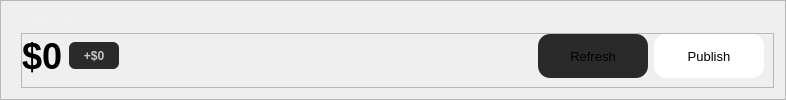
                   <widget class="QFrame" name="totalCostFrame">
                    <property name="maximumSize">
                     <size>
                      <width>16777215</width>
                      <height>120</height>
                     </size>
                    </property>
                    <property name="frameShape">
                     <enum>QFrame::Shape::StyledPanel</enum>
                    </property>
                    <property name="frameShadow">
                     <enum>QFrame::Shadow::Raised</enum>
                    </property>
                    <layout class="QVBoxLayout" name="verticalLayout_6">
                     <property name="leftMargin">
                      <number>20</number>
                     </property>
                     <item>
                      <widget class="QLabel" name="totalCostLbl">
                       <property name="font">
                        <font>
                         <pointsize>10</pointsize>
                         <bold>false</bold>
                        </font>
                       </property>
                       <property name="styleSheet">
                        <string notr="true">color: rgba(240, 240, 240, 0.7);</string>
                       </property>
                       <property name="text">
                        <string>Total cost</string>
                       </property>
                       <property name="alignment">
                        <set>Qt::AlignmentFlag::AlignBottom|Qt::AlignmentFlag::AlignLeading|Qt::AlignmentFlag::AlignLeft</set>
                       </property>
                      </widget>
                     </item>
                     <item>
                      <widget class="QFrame" name="buildCostFrame">
                       <property name="font">
                        <font>
                         <pointsize>23</pointsize>
                         <bold>true</bold>
                        </font>
                       </property>
                       <property name="frameShape">
                        <enum>QFrame::Shape::StyledPanel</enum>
                       </property>
                       <property name="frameShadow">
                        <enum>QFrame::Shadow::Raised</enum>
                       </property>
                       <layout class="QHBoxLayout" name="horizontalLayout_8">
                        <property name="leftMargin">
                         <number>0</number>
                        </property>
                        <property name="topMargin">
                         <number>0</number>
                        </property>
                        <item>
                         <widget class="QLabel" name="label_10">
                          <property name="font">
                           <font>
                            <pointsize>27</pointsize>
                            <bold>true</bold>
                           </font>
                          </property>
                          <property name="text">
                           <string>$0</string>
                          </property>
                         </widget>
                        </item>
                        <item>
                         <widget class="QLabel" name="label_11">
                          <property name="minimumSize">
                           <size>
                            <width>50</width>
                            <height>0</height>
                           </size>
                          </property>
                          <property name="maximumSize">
                           <size>
                            <width>16777215</width>
                            <height>27</height>
                           </size>
                          </property>
                          <property name="font">
                           <font>
                            <pointsize>9</pointsize>
                           </font>
                          </property>
                          <property name="styleSheet">
                           <string notr="true">color: rgba(240, 240, 240, 0.8);
background-color: rgba(42, 42, 42, 1);
border-radius:6px;</string>
                          </property>
                          <property name="text">
                           <string>+$0</string>
                          </property>
                          <property name="alignment">
                           <set>Qt::AlignmentFlag::AlignCenter</set>
                          </property>
                         </widget>
                        </item>
                        <item>
                         <spacer name="horizontalSpacer_6">
                          <property name="orientation">
                           <enum>Qt::Orientation::Horizontal</enum>
                          </property>
                          <property name="sizeHint" stdset="0">
                           <size>
                            <width>413</width>
                            <height>20</height>
                           </size>
                          </property>
                         </spacer>
                        </item>
                        <item>
                         <widget class="QPushButton" name="pushButton_2">
                          <property name="minimumSize">
                           <size>
                            <width>110</width>
                            <height>44</height>
                           </size>
                          </property>
                          <property name="maximumSize">
                           <size>
                            <width>100</width>
                            <height>44</height>
                           </size>
                          </property>
                          <property name="font">
                           <font>
                            <pointsize>10</pointsize>
                            <bold>false</bold>
                           </font>
                          </property>
                          <property name="styleSheet">
                           <string notr="true">QPushButton {
	background-color: rgb(42, 42, 42);
	border-radius: 12px;
}

QPushButton:hover {
	background-color: rgb(64, 64, 64);
}</string>
                          </property>
                          <property name="text">
                           <string>Refresh</string>
                          </property>
                         </widget>
                        </item>
                        <item>
                         <widget class="QPushButton" name="pushButton_3">
                          <property name="minimumSize">
                           <size>
                            <width>110</width>
                            <height>44</height>
                           </size>
                          </property>
                          <property name="maximumSize">
                           <size>
                            <width>100</width>
                            <height>44</height>
                           </size>
                          </property>
                          <property name="font">
                           <font>
                            <pointsize>10</pointsize>
                            <bold>false</bold>
                           </font>
                          </property>
                          <property name="styleSheet">
                           <string notr="true">QPushButton {
	background-color: rgb(255,255,255);
	border-radius: 12px;
	color: black;
}

QPushButton:hover {
	background-color: rgb(200, 200, 200);
}</string>
                          </property>
                          <property name="text">
                           <string>Publish</string>
                          </property>
                         </widget>
                        </item>
                       </layout>
                      </widget>
                     </item>
                    </layout>
                   </widget>
